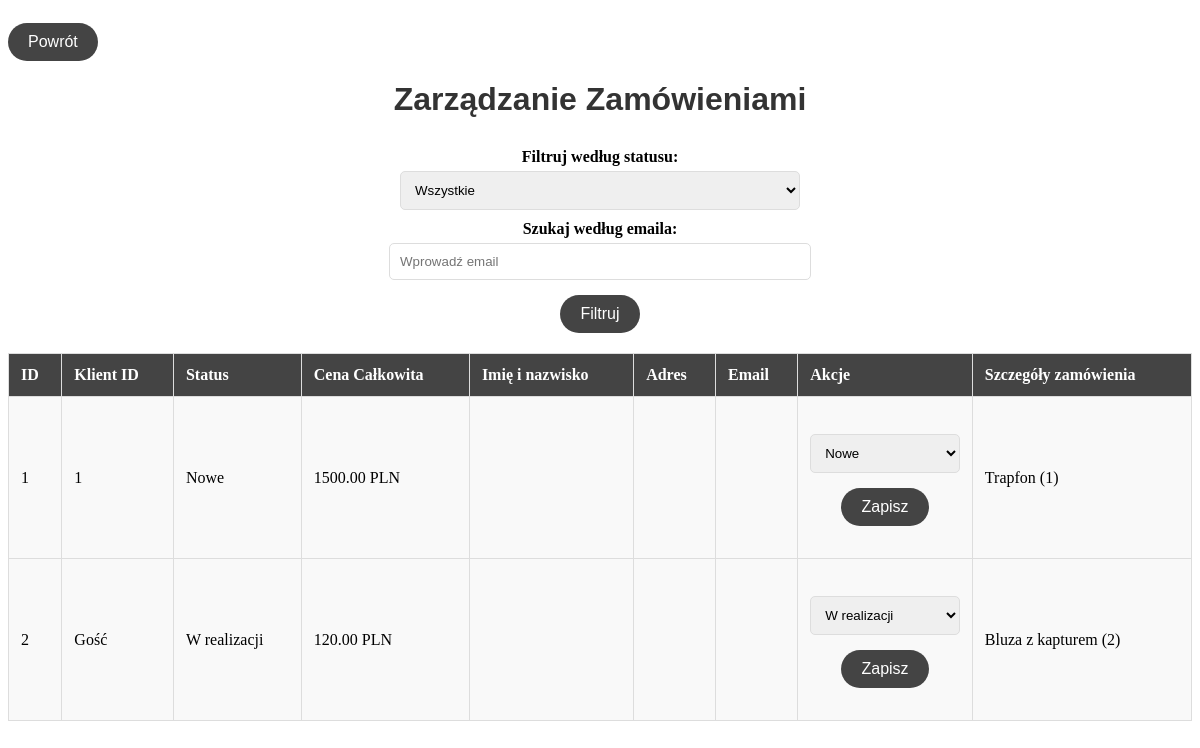
Before: /orders.php with the older database file.
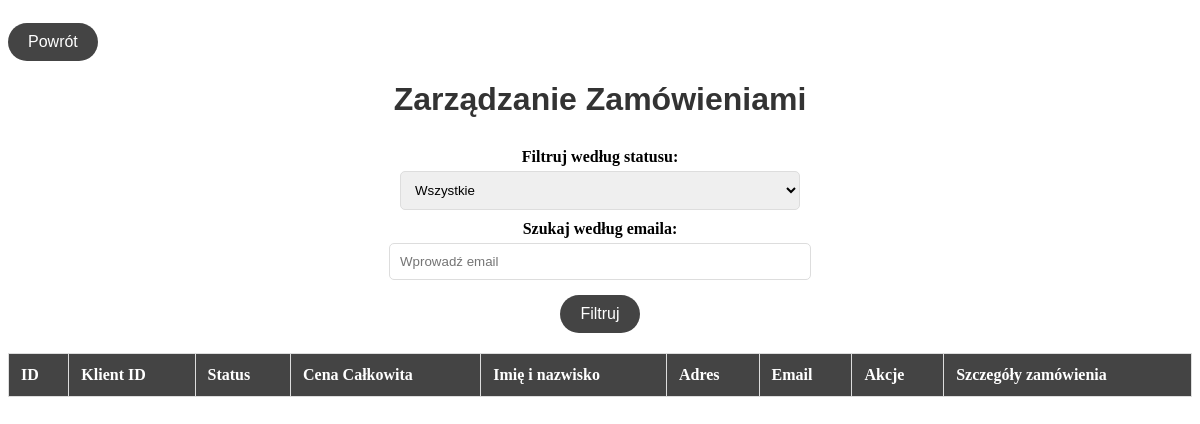
After: the same page with the newer database file.
### tables this page shows
CREATE TABLE `orders` (
  `id` int(11) NOT NULL,
  `user_id` int(11) DEFAULT NULL,
  `status` enum('Nowe','W realizacji','Zakończone') DEFAULT 'Nowe',
  `total_price` decimal(10,2) NOT NULL,
  `created_at` timestamp NOT NULL DEFAULT current_timestamp()
);

CREATE TABLE `order_items` (
  `order_id` int(11) NOT NULL,
  `product_id` int(11) NOT NULL,
  `quantity` int(11) NOT NULL,
  `price` decimal(10,2) NOT NULL
);

CREATE TABLE `products` (
  `id` int(11) NOT NULL,
  `name` varchar(100) NOT NULL,
  `cena` decimal(10,2) NOT NULL,
  `ilosc` int(11) DEFAULT 0,
  `image` varchar(255) DEFAULT NULL
);

### orders.php (the view, shortened to what this page needs)
<?php
include('database.php');
$email_search = $_GET['email'] ?? '';
$query = "SELECT * FROM orders WHERE 1=1";
$stmt = $pdo->prepare($query);
$stmt->execute();
$orders = $stmt->fetchAll();
?>
<!DOCTYPE html>
<html lang="pl">
<head>
    <link rel="stylesheet" href="styling.css">
</head>
<body>
    <button class="przenies" onclick="window.location.href='admin.php'">Powrót</button>
    <h1>Zarządzanie Zamówieniami</h1>
    <form method="GET" action="orders.php">
        <label for="status">Filtruj według statusu:</label>
        <select name="status" id="status">
            <option value="">Wszystkie</option>
        </select>
        <label for="email">Szukaj według emaila:</label>
        <input type="text" name="email" id="email" value="<?= htmlspecialchars($email_search) ?>" placeholder="Wprowadź email">
        <button type="submit">Filtruj</button>
    </form>
    <table>
        <tr>
            <th>ID</th>
            <th>Klient ID</th>
            <th>Status</th>
            <th>Cena Całkowita</th>
            <th>Imię i nazwisko</th>
            <th>Adres</th>
            <th>Email</th>
            <th>Akcje</th>
            <th>Szczegóły zamówienia</th>
        </tr>
        <?php foreach ($orders as $order): ?>
        <tr>
            <td><?= $order['id'] ?></td>
            <td><?= $order['user_id'] ?? 'Gość' ?></td>
            <td><?= $order['status'] ?></td>
            <td><?= $order['total_price'] ?> PLN</td>
            <td><?= $order['full_name'] ?></td>
            <td><?= $order['address'] ?></td>
            <td><?= $order['contact_number'] ?></td>
            <td>
                <form action="orders.php" method="POST">
                    <select name="status">
                        <option <?= $order['status'] == 'Nowe' ? 'selected' : '' ?>>Nowe</option>
                        <option <?= $order['status'] == 'W realizacji' ? 'selected' : '' ?>>W realizacji</option>
                    </select>
                    <button type="submit" name="update_status">Zapisz</button>
                </form>
            </td>
            <td>
                <?php
                $zamowienie = $pdo->prepare("SELECT products.name, order_items.quantity
                                             FROM products
                                             INNER JOIN order_items
                                             ON products.id = order_items.product_id
                                             WHERE order_items.order_id = ?");
                $zamowienie->execute([$order['id']]);
                $szczegoly = $zamowienie->fetchAll();
                foreach ($szczegoly as $row): ?>
                    <?= $row['name'] ?> (<?= $row['quantity'] ?>)<br>
                <?php endforeach; ?>
            </td>
        </tr>
        <?php endforeach; ?>
    </table>
</body>
</html>

Changed rows visible on the page:
removed orders: id "1", user "1", status "Nowe", total_price "1500.00"
removed order_items: product.name "Trapfon", quantity "1"
removed orders: id "2", user "Gość", status "W realizacji", total_price "120.00"
removed order_items: product.name "Bluza z kapturem", quantity "2"
